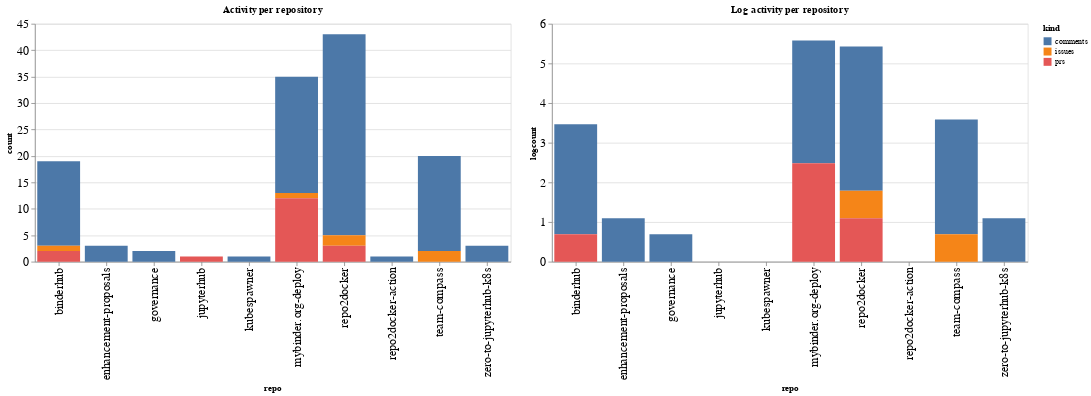

Write notebook code for a chart like this one.
### Code cell
ch1 = alt.Chart(repo_summaries, width=600, title="Activity per repository").mark_bar().encode(
    x='repo',
    y='count',
    color='kind',
    tooltip="kind"
)

ch2 = alt.Chart(repo_summaries, width=600, title="Log activity per repository").mark_bar().encode(
    x='repo',
    y='logcount',
    color='kind',
    tooltip="kind"
)

ch1 | ch2

### Figure 1 — Vega-Lite specification as saved in the notebook (floating-point values rounded to 4 significant figures)
{"config": {"axisLeft": {"labelFontSize": 15}, "axisBottom": {"labelFontSize": 15}}, "hconcat": [{"mark": "bar", "encoding": {"color": {"type": "nominal", "field": "kind"}, "tooltip": {"type": "nominal", "field": "kind"}, "x": {"type": "nominal", "field": "repo"}, "y": {"type": "quantitative", "field": "count"}}, "title": "Activity per repository", "width": 600}, {"mark": "bar", "encoding": {"color": {"type": "nominal", "field": "kind"}, "tooltip": {"type": "nominal", "field": "kind"}, "x": {"type": "nominal", "field": "repo"}, "y": {"type": "quantitative", "field": "logcount"}}, "title": "Log activity per repository", "width": 600}], "data": {"name": "data-a0011056450090b6cf6a8f796f499ffe"}, "$schema": "https://vega.github.io/schema/vega-lite/v4.8.1.json", "datasets": {"data-a0011056450090b6cf6a8f796f499ffe": [{"repo": "binderhub", "kind": "comments", "count": 16, "logcount": 2.773}, {"repo": "binderhub", "kind": "issues", "count": 1, "logcount": 0.0}, {"repo": "binderhub", "kind": "prs", "count": 2, "logcount": 0.6931}, {"repo": "enhancement-proposals", "kind": "comments", "count": 3, "logcount": 1.099}, {"repo": "governance", "kind": "comments", "count": 2, "logcount": 0.6931}, {"repo": "jupyterhub", "kind": "prs", "count": 1, "logcount": 0.0}, {"repo": "kubespawner", "kind": "comments", "count": 1, "logcount": 0.0}, {"repo": "mybinder.org-deploy", "kind": "comments", "count": 22, "logcount": 3.091}, {"repo": "mybinder.org-deploy", "kind": "issues", "count": 1, "logcount": 0.0}, {"repo": "mybinder.org-deploy", "kind": "prs", "count": 12, "logcount": 2.485}, {"repo": "repo2docker", "kind": "comments", "count": 38, "logcount": 3.638}, {"repo": "repo2docker", "kind": "issues", "count": 2, "logcount": 0.6931}, {"repo": "repo2docker", "kind": "prs", "count": 3, "logcount": 1.099}, {"repo": "repo2docker-action", "kind": "comments", "count": 1, "logcount": 0.0}, {"repo": "team-compass", "kind": "comments", "count": 18, "logcount": 2.89}, {"repo": "team-compass", "kind": "issues", "count": 2, "logcount": 0.6931}, {"repo": "zero-to-jupyterhub-k8s", "kind": "comments", "count": 3, "logcount": 1.099}]}}
